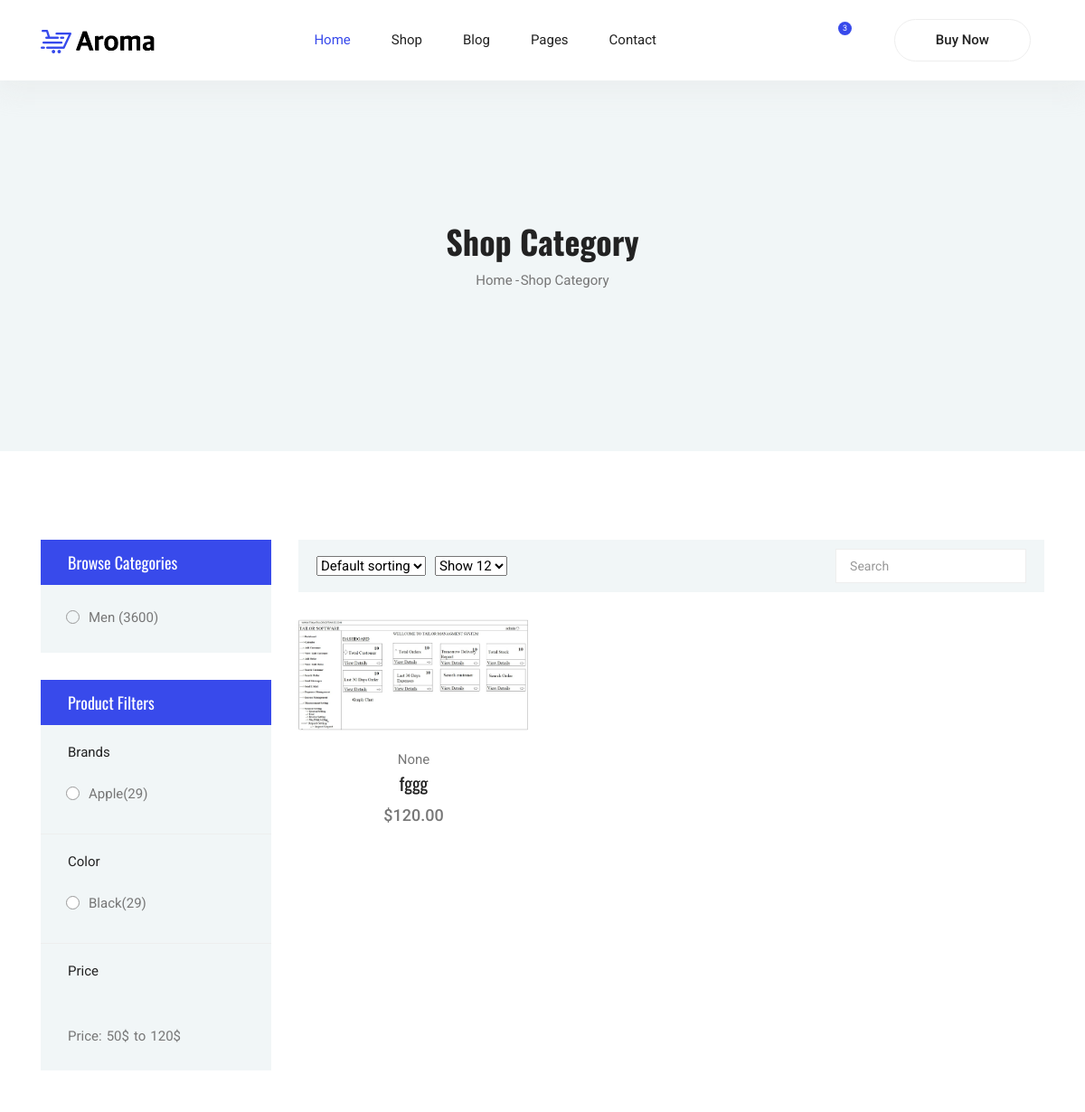
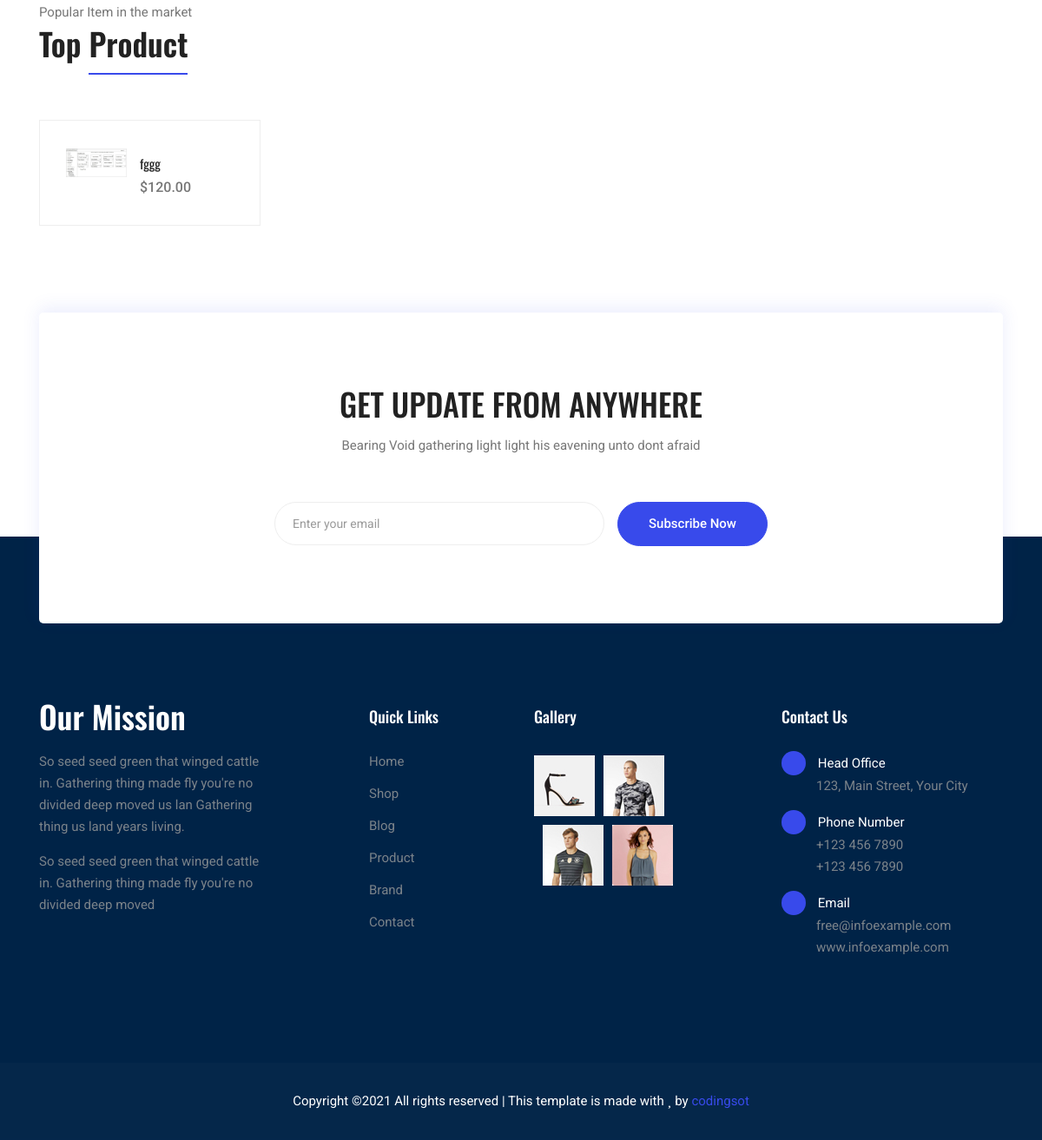
/home/shopcategory/, run on the app's committed database (2 pictures, top to bottom).
### pages/models.py (models this page shows, shortened)
class Product(models.Model):
    PROName = models.CharField(max_length=100, verbose_name=_("product name"))
    PROCategory = models.ForeignKey('Category', on_delete=models.CASCADE, blank=True, null=True)
    PRDDescr = models.TextField(verbose_name=_("product description"))
    PRDPrice = models.DecimalField(max_digits=5, decimal_places=2, verbose_name=_("product price"))
    PRDImage = models.ImageField(upload_to='productImage/', verbose_name=_("Imaage"), blank=True, null=True)
    PROCost = models.DecimalField(max_digits=5, decimal_places=2, verbose_name=_("product Cost"))
    PROCreated = models.DateTimeField(verbose_name=_("time created"))
    slug = models.SlugField(('slug'), null=True, blank=True)

### pages/views.py (the view)
# urls.py: path('shopcategory/', views.shopcategory, name='shopcategory'),
def  shopcategory(request):
    product_list = Product.objects.all()
    paginator = Paginator(product_list, 4) # Show 25 contacts per page.
    page = request.GET.get('page')
    product_list = paginator.get_page(page)
    context = {
    'product_list': product_list
    }
    return render(request, 'products/shopcategory.html', context)

### templates/products/shopcategory.html (shortened to what this page needs)
 {% extends 'base.html' %}
 {% load static %}
 {% block content %}
	<section class="blog-banner-area" id="category">
		<div class="container h-100">
			<div class="blog-banner">
				<div class="text-center">
					<h1>Shop Category</h1>
					<nav aria-label="breadcrumb" class="banner-breadcrumb">
            <ol class="breadcrumb">
              <li class="breadcrumb-item"><a href="#">Home</a></li>
              <li class="breadcrumb-item active" aria-current="page">Shop Category</li>
            </ol>
          </nav>
				</div>
			</div>
    </div>
	</section>
  <section class="section-margin--small mb-5">
    <div class="container">
      <div class="row">
        <div class="col-xl-3 col-lg-4 col-md-5">
          <div class="sidebar-categories">
            <div class="head">Browse Categories</div>
            <ul class="main-categories">
              <li class="common-filter">
                <form action="#">
                  <ul>
                    <li class="filter-list"><input class="pixel-radio" type="radio" id="men" name="brand"><label for="men">Men<span> (3600)</span></label></li>
                  </ul>
                </form>
              </li>
            </ul>
          </div>
          <div class="sidebar-filter">
            <div class="top-filter-head">Product Filters</div>
            <div class="common-filter">
              <div class="head">Brands</div>
              <form action="#">
                <ul>
                  <li class="filter-list"><input class="pixel-radio" type="radio" id="apple" name="brand"><label for="apple">Apple<span>(29)</span></label></li>
                </ul>
              </form>
            </div>
            <div class="common-filter">
              <div class="head">Color</div>
              <form action="#">
                <ul>
                  <li class="filter-list"><input class="pixel-radio" type="radio" id="black" name="color"><label for="black">Black<span>(29)</span></label></li>
                </ul>
              </form>
            </div>
            <div class="common-filter">
              <div class="head">Price</div>
              <div class="price-range-area">
                <div class="value-wrapper d-flex">
                  <div class="price">Price:</div>
                  <span>50$</span>
                  <div class="to">to</div>
                  <span>120$</span>
                </div>
              </div>
            </div>
          </div>
        </div>
        <div class="col-xl-9 col-lg-8 col-md-7">
          <div class="filter-bar d-flex flex-wrap align-items-center">
            <div class="sorting">
              <select>
                <option value="1">Default sorting</option>
              </select>
            </div>
            <div class="sorting mr-auto">
              <select>
                <option value="1">Show 12</option>
              </select>
            </div>
            <div>
              <div class="input-group filter-bar-search">
                <input type="text" placeholder="Search">
                <div class="input-group-append">
                  <button type="button"><i class="ti-search"></i></button>
                </div>
              </div>
            </div>
          </div>
          <section class="lattest-product-area pb-40 category-list">
            <div class="row">
            {% for product in product_list %}
              <div class="col-md-6 col-lg-4">
                <div class="card text-center card-product">
                  <div class="card-product__img">
                  {% if product.PRDImage %}
                    <img class="card-img" src="{{product.PRDImage.url}}" alt="">
                    {% endif%}
                  </div>
                  <div class="card-body">
                    <p>{{product.PROCategory}}</p>
                    <h4 class="card-product__title"><a href="{% url 'productspage:productdetails'  product.slug %}">{{product.PROName}}</a></h4>
                    <p class="card-product__price">${{product.PRDPrice}} </p>
                  </div>
                </div>
              </div>
            {% endfor %}
            </div>
          </section>
        </div>
      </div>
    </div>
  </section>
	<section class="related-product-area">
		<div class="container">
			<div class="section-intro pb-60px">
        <p>Popular Item in the market</p>
        <h2>Top <span class="section-intro__style">Product</span></h2>
      </div>
			<div class="row mt-30">
      {% for product in product_list|slice:'4' %}
        <div class="col-sm-6 col-xl-3 mb-4 mb-xl-0">
        {% for product in product_list|slice:'3' %}
          <div class="single-search-product-wrapper">
            <div class="single-search-product d-flex">
            {% if product.PRDImage %}
              <a href="{% url 'productspage:productdetails'  product.slug %}"><img src="{{product.PRDImage.url}}" alt=""></a>
              {% endif %}
              <div class="desc">
                  <a href="{% url 'productspage:productdetails'  product.slug %}" class="title">{{product.PROName}}</a>
                  <div class="price">${{product.PRDPrice}}</div>
              </div>
            </div>
          </div>
          {% endfor %}
        </div>
      {% endfor %}
      </div>
		</div>
	</section>
  <section class="subscribe-position">
    <div class="container">
      <div class="subscribe text-center">
        <h3 class="subscribe__title">Get Update From Anywhere</h3>
        <p>Bearing Void gathering light light his eavening unto dont afraid</p>
        <div id="mc_embed_signup">
          <form target="_blank" action="https://spondonit.us12.list-manage.com/subscribe/post?u=1462626880ade1ac87bd9c93a&amp;id=92a4423d01" method="get" class="subscribe-form form-inline mt-5 pt-1">
            <div class="form-group ml-sm-auto">
              <input class="form-control mb-1" type="email" name="EMAIL" placeholder="Enter your email" onfocus="this.placeholder = ''" onblur="this.placeholder = 'Your Email Address '" >
            </div>
            <button class="button button-subscribe mr-auto mb-1" type="submit">Subscribe Now</button>
          </form>
        </div>
      </div>
    </div>
  </section>
{% endblock content %}

### data on the page
Product: PRDImage (picture), PROCategory "None", PROName "fggg", PRDPrice "120.00"
